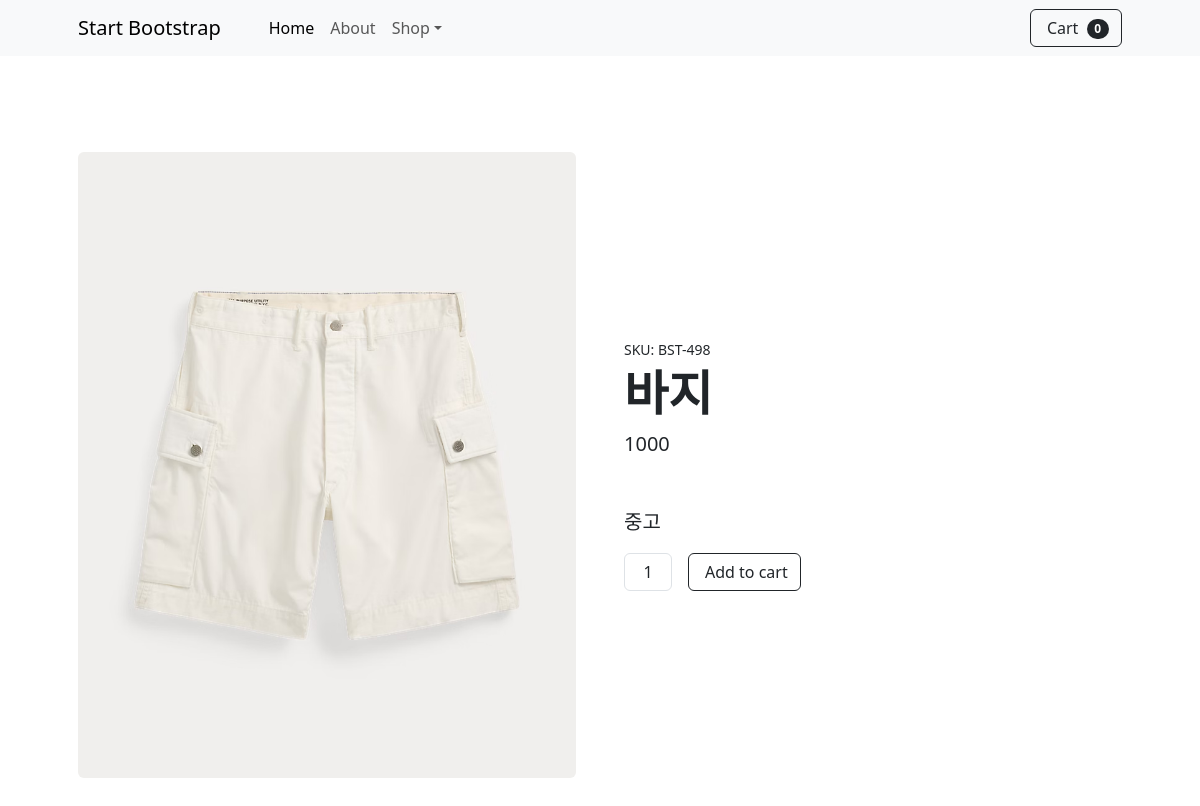
The app's page /shop/4/ with its own data.
### shop/models.py (models this page shows, shortened)
class Post(models.Model):
    title = models.CharField(max_length=100)
    content = models.TextField()
    price = models.IntegerField(null=True)
    size = models.CharField(max_length=10, null=True)
    uploaded_image = models.ImageField(upload_to='images/', blank=True, null=True)

### shop/views.py (the view)
# urls.py: path('<int:pk>/', views.shopdetail),
def shopdetail(request, pk):
    post = Post.objects.get(pk=pk)
    return render(request,
                  'shop/shopdetail.html',
                  context={'post':post})

### Django/shop/templates/shop/shopdetail.html (shortened to what this page needs)
<!DOCTYPE html>
<html lang="en">
<head>
        <link href="https://cdn.jsdelivr.net/npm/bootstrap@5.3.7/dist/css/bootstrap.min.css"
          rel="stylesheet">
</head>
        <nav class="navbar navbar-expand-lg navbar-light bg-light">
            <div class="container px-4 px-lg-5">
                <a class="navbar-brand" href="#!">Start Bootstrap</a>
                <div class="collapse navbar-collapse" id="navbarSupportedContent">
                    <ul class="navbar-nav me-auto mb-2 mb-lg-0 ms-lg-4">
                        <li class="nav-item"><a class="nav-link active" aria-current="page" href="#!">Home</a></li>
                        <li class="nav-item"><a class="nav-link" href="#!">About</a></li>
                        <li class="nav-item dropdown">
                            <a class="nav-link dropdown-toggle" id="navbarDropdown" href="#" role="button" data-bs-toggle="dropdown" aria-expanded="false">Shop</a>
                        </li>
                    </ul>
                    <form class="d-flex">
                        <button class="btn btn-outline-dark" type="submit">
                            Cart
                            <span class="badge bg-dark text-white ms-1 rounded-pill">0</span>
                        </button>
                    </form>
                </div>
            </div>
        </nav>
        <section class="py-5">
            <div class="container px-4 px-lg-5 my-5">
                <div class="row gx-4 gx-lg-5 align-items-center">
                    <div class="col-md-6">
                        {% if post.uploaded_image %}
                                <img class="img-fluid rounded" src={{ post.uploaded_image.url }} alt="..." />
                            {% else %}
                                <img class="img-fluid rounded" src="https://dummyimage.com/850x400/ced4da/6c757d.jpg" alt="..." />
                            {% endif %}
                    </div>
                    <div class="col-md-6">
                        <div class="small mb-1">SKU: BST-498</div>
                        <h1 class="display-5 fw-bolder">{{ post.title }}</h1>
                        <div class="fs-5 mb-5">
                            <span>{{ post.price }}</span>
                        </div>
                        <p class="lead">{{ post.content }}</p>
                        <div class="d-flex">
                            <input class="form-control text-center me-3" id="inputQuantity" type="num" value="1" style="max-width: 3rem" />
                            <button class="btn btn-outline-dark flex-shrink-0" type="button">
                                Add to cart
                            </button>
                        </div>
                    </div>
                </div>
            </div>
        </section>
</body>
</html>

### records on screen
Post: uploaded_image (picture), title "바지", price "1000", content "중고"
